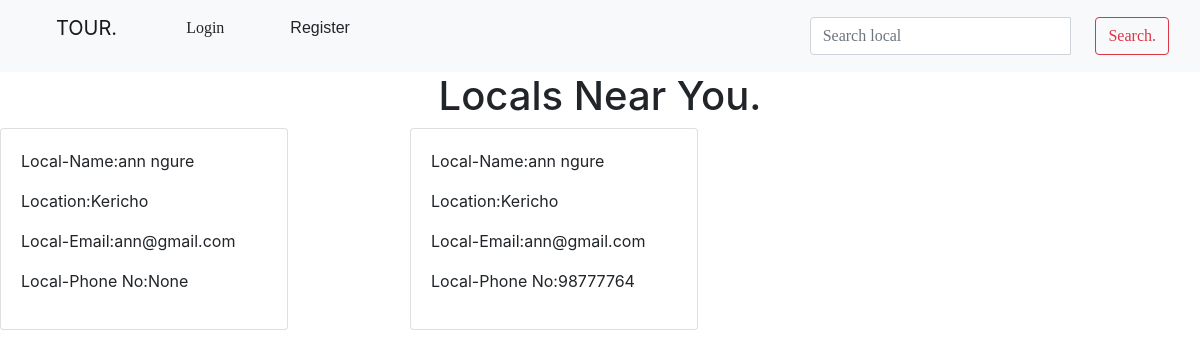
The page /local/ on the database as committed earlier.
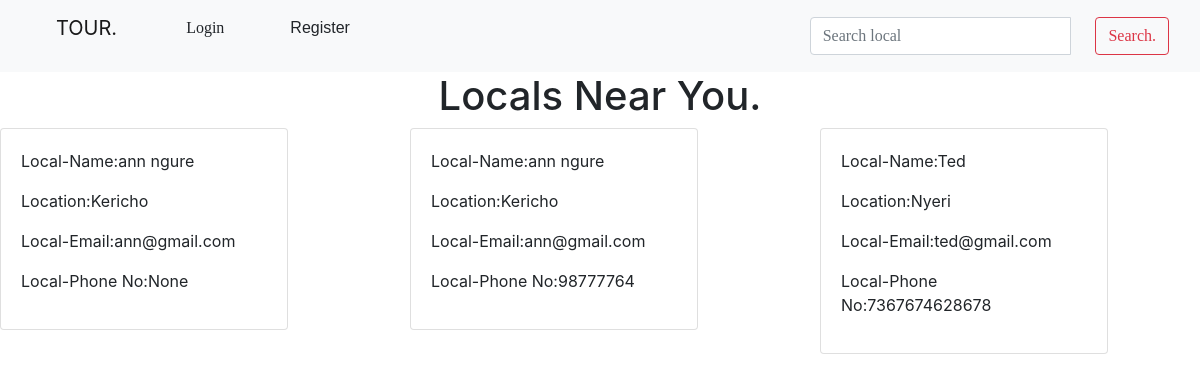
The same page on the database as committed later.
### tourapp/models.py (models this page shows, shortened)
class Locals(models.Model):
    name= models.CharField(max_length=100,null=True)
    Location = models.CharField(max_length=255, null=True)
    email=models.EmailField()
    phonenumber=models.IntegerField(null=True)

### tourapp/views.py (the view)
# urls.py: path('local/',views.local_post,name="local"),
def local_post(request):
    locals=Locals.objects.all()
    context ={
       "locals":locals
    }
    return render(request,'local.html',context)

### tourapp/templates/local.html
{%extends 'base.html'%}
{%block content%}
<body style="background-image:url(https://static.dw.com/image/16128283_101.jpg);background-repeat:no-repeat;background-size:cover;">
    {% include 'navbar.html' %}
<h1 class="text-center">Locals Near You.</h1>
    <div class="row">
        {%for locals in locals%}
       <div class="col-sm-4 col-md-4 col-lg-4">
            <div class="card"style="width: 18rem;">
                <div class="card-body">
                    <p>Local-Name:{{locals.name}}</p>
                    <p>Location:{{locals.Location}}</p>
                    <p>Local-Email:{{locals.email }}</p>
                    <p>Local-Phone No:{{locals.phonenumber}}</p>
                </div>
            </div>
        </div>
        {%endfor%}
    </div>
</body>
{%endblock%}

### tourapp/templates/base.html (shortened to what this page needs)
{%load bootstrap4%}
<!DOCTYPE html>
<html lang="en">
<head>
    {%bootstrap_css%}
</head>
<body>
    {%block content%}
    {%endblock%}
</body>
</html>

### tourapp/templates/navbar.html (shortened to what this page needs)
{% load static %}
<nav class="navbar navbar-expand-lg navbar-light bg-light">
    <ol class="nav-item active">
        <a class="navbar-brand" href="{% url 'index' %}">TOUR.</a>
    </ol>
    <div class="collapse navbar-collapse" id="navbarTogglerDemo02">
            {% if user.is_authenticated %}
        <ul class="navbar-nav mr-auto mt-2 mt-lg-0" style="font-family:'Times New Roman', Times, serif;">
            <ol class="nav-item active">
              <a class="nav-link"href="{%url 'logout'%}">Logout</a>
            </ol>
            <ol class="nav-item active">
              <a class="nav-link"href="{%url 'local'%}">View Locals.</a>
            </ol>
            <ol class="nav-item active">
              <a class='nav-link' href="{%url 'host'%}">Become a local guide.</a>
            </ol>
            {% else %}
            <ol class="nav-item active" style="font-family:'Times New Roman', Times, serif;">
              <a class='btn btn-default' href="{%url 'login'%}">Login</a>
            </ol>
            <ol class="nav-item active" style="font-family: 'Dosis', sans-serif;">
              <a class='btn btn-default' href="{%url 'register'%}">Register</a>
            </ol>
     {% endif %}
    </div>
    <div class="col-sm-4 col-md-4 navbar-right">
        <form class="navbar-form" role="search" action="{% url 'search' %}">
          <div class="input-group">
            <input type="text" style="font-family:'Times New Roman', Times, serif;" class="form-control mr-sm-4" placeholder="Search local" name="project">
            <div class="input-group-btn">
              <button class="btn btn-outline-danger my-2 my-sm-0" style="font-family:'Times New Roman', Times, serif;" type="submit">Search.</button>
            </div>
          </div>
        </form>
  </nav>

Rows that differ between the two databases and show on the page:
added Locals: name "Ted", Location "Nyeri", email "ted@gmail.com", phonenumber "7367674628678"
